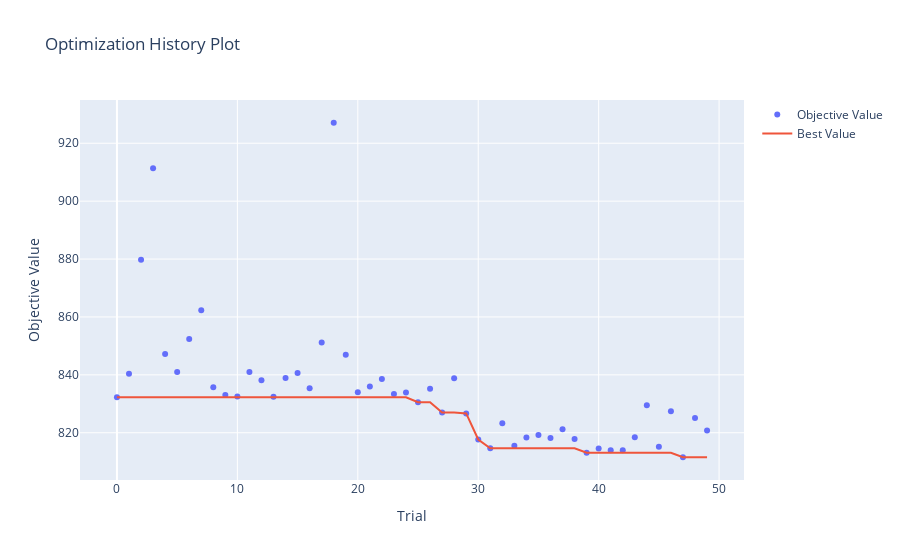
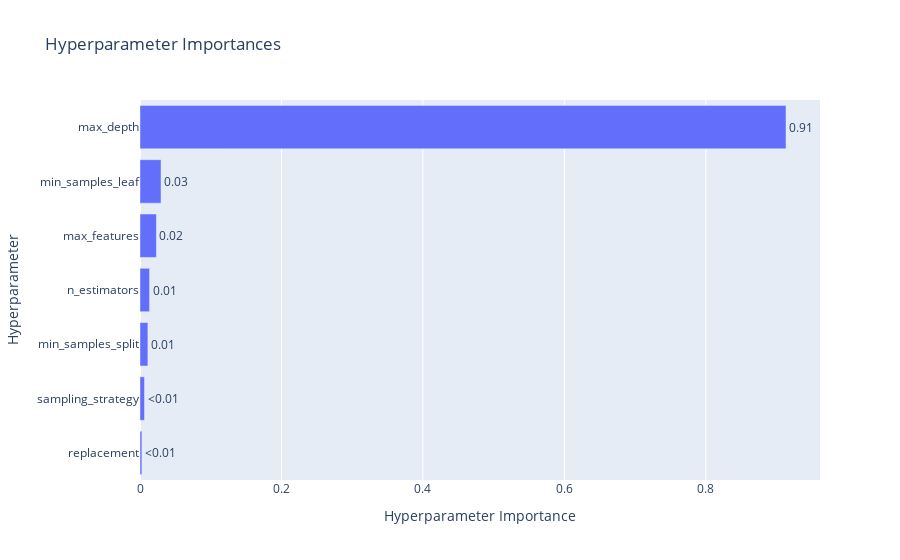

Notebook code for these charts, in order:
### Code cell
# ============================================================================
# OPTIMIZACIÓN DE HIPERPARÁMETROS CON OPTUNA
# ============================================================================

import numpy as np
import joblib

print("=" * 80)
print("OPTIMIZACIÓN DE HIPERPARÁMETROS CON OPTUNA")
print("=" * 80)

# Preparar variables predictoras y target
X = df.drop(columns=['fraude'])
y = df['fraude']

# Split en train/test (usaremos solo train para optimización)
X_train_opt, X_test_opt, y_train_opt, y_test_opt = train_test_split(
    X, y, test_size=0.2, stratify=y, random_state=42
)

# Parámetros de costo
costo_fp = 5.0
costo_fn = 100.0

# Convertir a arrays numpy una sola vez (fuera de la función objetivo)
X_train_array = np.array(X_train_opt)
y_train_array = np.array(y_train_opt)

# Configurar Cross-Validation para optimización
cv_opt = StratifiedKFold(n_splits=5, shuffle=True, random_state=42)

def objetivo(trial):
    """
    Función objetivo para Optuna que minimiza el costo por 1000 registros.
    """
    # Sugerir hiperparámetros
    n_estimators = trial.suggest_int('n_estimators', 100, 600, step=50)
    max_depth = trial.suggest_int('max_depth', 5, 20)
    min_samples_split = trial.suggest_int('min_samples_split', 2, 20)
    min_samples_leaf = trial.suggest_int('min_samples_leaf', 1, 10)
    max_features = trial.suggest_categorical('max_features', ['sqrt', 'log2', None])
    
    # Parámetros específicos de BalancedRandomForestClassifier
    sampling_strategy = trial.suggest_float('sampling_strategy', 0.3, 1.0)
    replacement = trial.suggest_categorical('replacement', [True, False])
    
    # Crear modelo con los hiperparámetros sugeridos
    model = BalancedRandomForestClassifier(
        n_estimators=n_estimators,
        max_depth=max_depth,
        min_samples_split=min_samples_split,
        min_samples_leaf=min_samples_leaf,
        max_features=max_features,
        sampling_strategy=sampling_strategy,
        replacement=replacement,
        random_state=42,
        n_jobs=-1
    )
    
    # Calcular costo promedio en CV
    costos = []
    for train_idx, val_idx in cv_opt.split(X_train_array, y_train_array):
        # Entrenar modelo
        model.fit(X_train_array[train_idx], y_train_array[train_idx])
        
        # Predecir probabilidades
        y_proba = model.predict_proba(X_train_array[val_idx])[:, 1]
        
        # Calcular costo para diferentes thresholds y encontrar el mínimo
        # Usamos un rango de thresholds para encontrar el óptimo
        thresholds = np.linspace(0.1, 0.9, 30)
        costo_minimo_fold = float('inf')
        
        for threshold in thresholds:
            y_pred = (y_proba >= threshold).astype(int)
            
            # Calcular matriz de confusión
            from sklearn.metrics import confusion_matrix
            cm = confusion_matrix(y_train_array[val_idx], y_pred)
            
            if cm.size == 4:
                tn, fp, fn, tp = cm.ravel()
                
                # Calcular costo por 1000 registros
                n_total = len(y_pred)
                costo_total = (fp * costo_fp + fn * costo_fn)
                costo_por_1000 = (costo_total / n_total) * 1000
                
                if costo_por_1000 < costo_minimo_fold:
                    costo_minimo_fold = costo_por_1000
        
        costos.append(costo_minimo_fold)
    
    # Retornar costo promedio
    return np.mean(costos)

# Configurar logging detallado de Optuna
optuna.logging.set_verbosity(optuna.logging.INFO)

# Crear estudio de Optuna
print("\n🔍 Iniciando optimización de hiperparámetros...")
print("   Esto puede tomar varios minutos...")

study = optuna.create_study(
    direction='minimize',  # Minimizar el costo
    study_name='brf_optimization',
    sampler=optuna.samplers.TPESampler(seed=42)
)

# Ejecutar optimización (50 trials por defecto, se puede ajustar)
study.optimize(objetivo, n_trials=50, show_progress_bar=True)

# Mostrar mejores parámetros
print("\n" + "=" * 80)
print("MEJORES HIPERPARÁMETROS ENCONTRADOS:")
print("=" * 80)
print(f"   Costo mínimo por 1000 registros: {study.best_value:.2f}")
print(f"\n   Parámetros óptimos:")
for key, value in study.best_params.items():
    print(f"   - {key}: {value}")

# Guardar mejores parámetros para usar en el modelo final
best_params = study.best_params.copy()
best_params['random_state'] = 42
best_params['n_jobs'] = -1

# Visualizaciones del estudio
print("\n" + "=" * 80)
print("VISUALIZACIONES DEL ESTUDIO")
print("=" * 80)

# Historial de optimización
print("\n📈 Historial de optimización:")
fig_history = optuna.visualization.plot_optimization_history(study)
fig_history.show()

# Importancia de parámetros
print("\n📊 Importancia de parámetros:")
fig_importance = optuna.visualization.plot_param_importances(study)
fig_importance.show()

# Guardar el estudio completo con joblib
study_path = 'optuna_study_brf.pkl'
joblib.dump(study, study_path)
print(f"\n💾 Estudio guardado en: {study_path}")

print("\n✅ Optimización completada")

### Figure 1 — Plotly figure (JSON) as saved in the notebook; plotly's stock layout.template omitted (floating-point values rounded to 4 significant figures)
{"data": [{"mode": "markers", "name": "Objective Value", "type": "scatter", "x": [0, 1, 2, 3, 4, 5, 6, 7, 8, 9, 10, 11, 12, 13, 14, 15, 16, 17, 18, 19, 20, 21, 22, 23, 24, 25, 26, 27, 28, 29, 30, 31, 32, 33, 34, 35, 36, 37, 38, 39, 40, 41, 42, 43, 44, 45, 46, 47, 48, 49], "y": [832.2, 840.4, 879.8, 911.4, 847.2, 841.0, 852.4, 862.3, 835.8, 833.0, 832.5, 841.0, 838.1, 832.5, 838.9, 840.7, 835.4, 851.1, 927.1, 847.0, 834.0, 836.0, 838.6, 833.4, 833.9, 830.5, 835.2, 827, 838.9, 826.7, 817.7, 814.6, 823.3, 815.5, 818.4, 819.2, 818.2, 821.2, 817.9, 813.1, 814.6, 813.9, 814.0, 818.5, 829.5, 815.2, 827.4, 811.5, 825.1, 820.8]}, {"mode": "lines", "name": "Best Value", "type": "scatter", "x": [0, 1, 2, 3, 4, 5, 6, 7, 8, 9, 10, 11, 12, 13, 14, 15, 16, 17, 18, 19, 20, 21, 22, 23, 24, 25, 26, 27, 28, 29, 30, 31, 32, 33, 34, 35, 36, 37, 38, 39, 40, 41, 42, 43, 44, 45, 46, 47, 48, 49], "y": [832.2, 832.2, 832.2, 832.2, 832.2, 832.2, 832.2, 832.2, 832.2, 832.2, 832.2, 832.2, 832.2, 832.2, 832.2, 832.2, 832.2, 832.2, 832.2, 832.2, 832.2, 832.2, 832.2, 832.2, 832.2, 830.5, 830.5, 827, 827, 826.7, 817.7, 814.6, 814.6, 814.6, 814.6, 814.6, 814.6, 814.6, 814.6, 813.1, 813.1, 813.1, 813.1, 813.1, 813.1, 813.1, 813.1, 811.5, 811.5, 811.5]}, {"marker": {"color": "#cccccc"}, "mode": "markers", "name": "Infeasible Trial", "showlegend": false, "type": "scatter", "x": [], "y": []}], "layout": {"title": {"text": "Optimization History Plot"}, "xaxis": {"title": {"text": "Trial"}}, "yaxis": {"title": {"text": "Objective Value"}}}}

### Figure 2 — Plotly figure (JSON) as saved in the notebook; plotly's stock layout.template omitted (floating-point values rounded to 4 significant figures)
{"data": [{"cliponaxis": false, "hovertemplate": ["replacement (CategoricalDistribution): 0.002666997489469526<extra></extra>", "sampling_strategy (FloatDistribution): 0.006356783775411814<extra></extra>", "min_samples_split (IntDistribution): 0.011155528100043343<extra></extra>", "n_estimators (IntDistribution): 0.013508161584073263<extra></extra>", "max_features (CategoricalDistribution): 0.023202215823989958<extra></extra>", "min_samples_leaf (IntDistribution): 0.02972771044629023<extra></extra>", "max_depth (IntDistribution): 0.9133826027807219<extra></extra>"], "name": "Objective Value", "orientation": "h", "text": ["<0.01", "<0.01", "0.01", "0.01", "0.02", "0.03", "0.91"], "textposition": "outside", "type": "bar", "x": [0.002667, 0.006357, 0.01116, 0.01351, 0.0232, 0.02973, 0.9134], "y": ["replacement", "sampling_strategy", "min_samples_split", "n_estimators", "max_features", "min_samples_leaf", "max_depth"]}], "layout": {"title": {"text": "Hyperparameter Importances"}, "xaxis": {"title": {"text": "Hyperparameter Importance"}}, "yaxis": {"title": {"text": "Hyperparameter"}}}}
